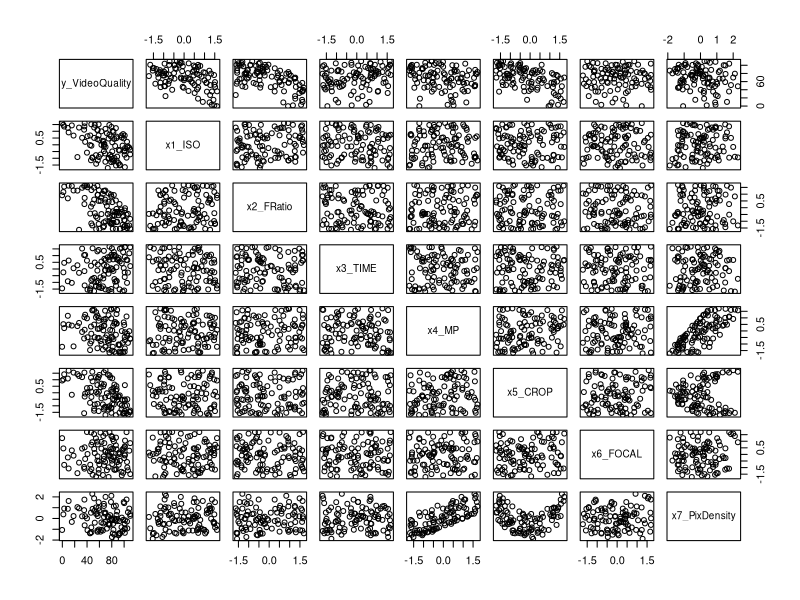
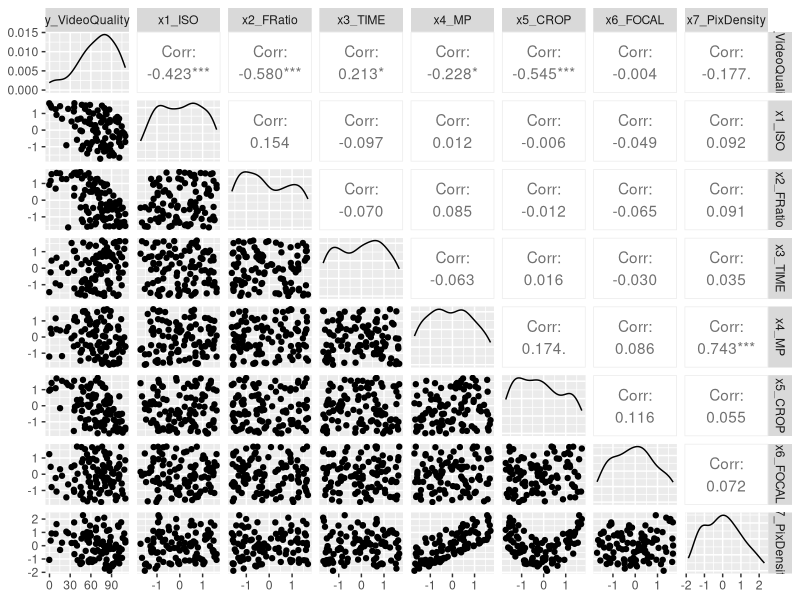
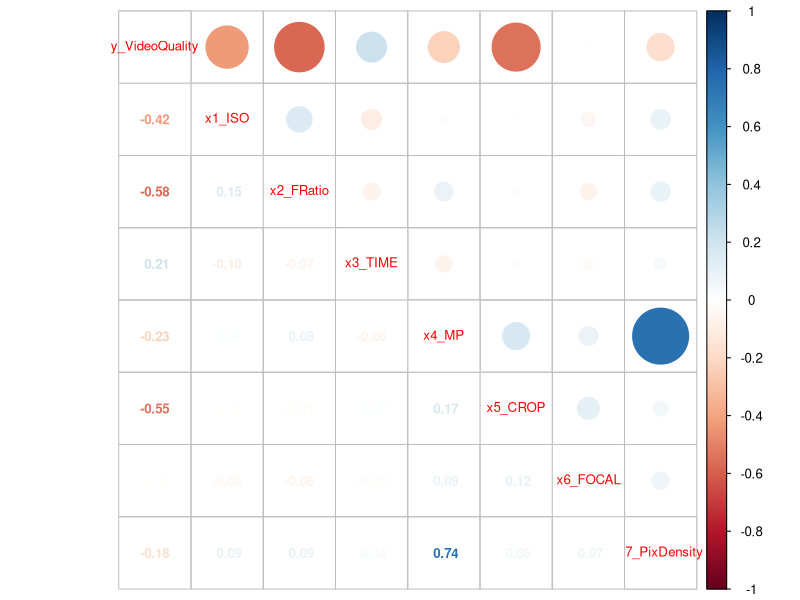
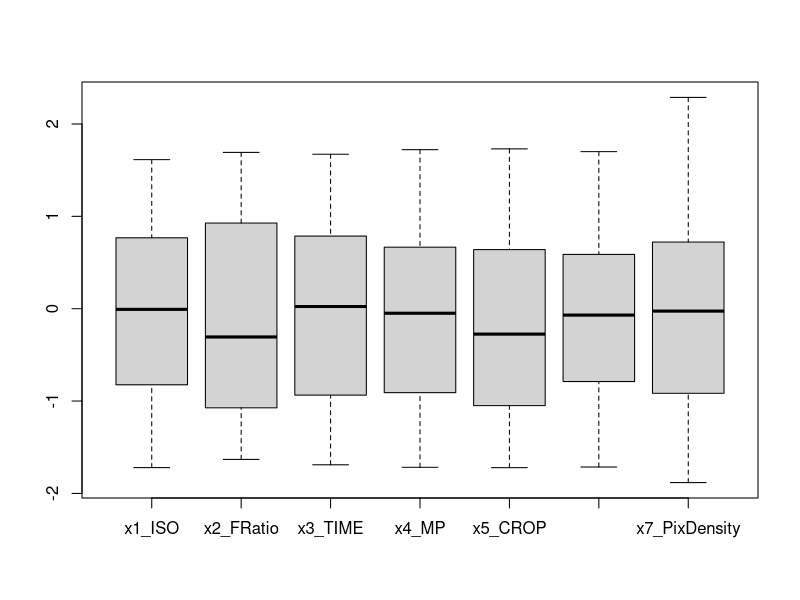
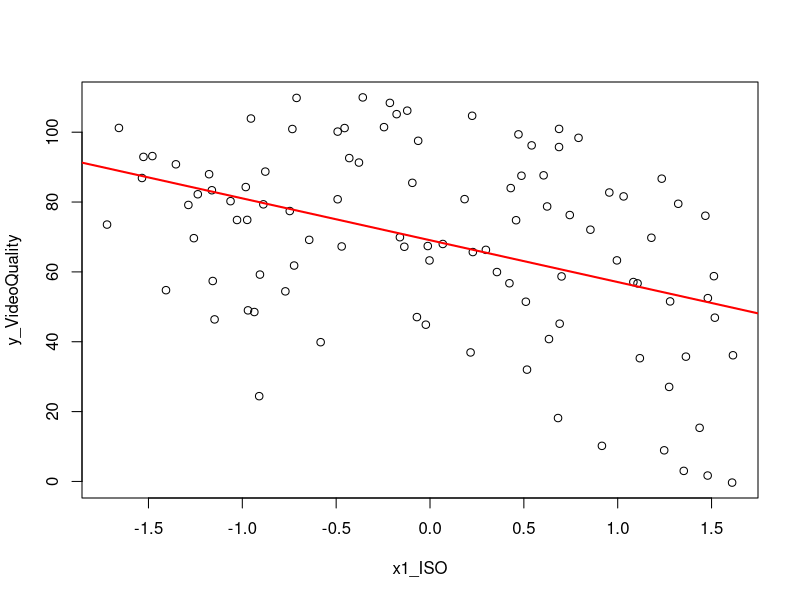
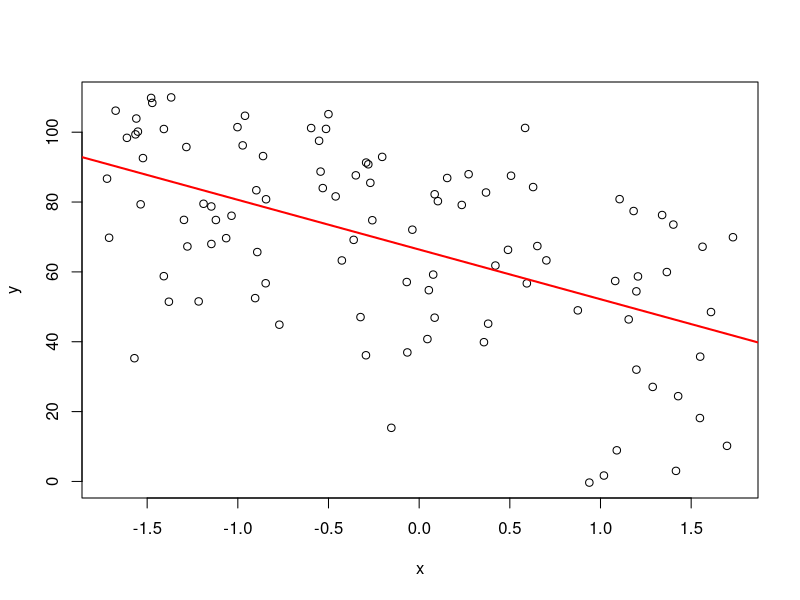

Source code (R) for these figures, in order:
# ------------------------------------------------------------------------------
# Progetto finale del corso di Statistica Applicata - A.A. 2024/25
# Gruppo #5 - Corrado Giachetta, Francesco Peluso, Gerardo Selce, Anuar Zouhri
#
# Università degli Studi di Salerno - DIEM
# Dipartimento di Ingegneria dell'Informazione, Elettrica e Matematica Applicata
# ------------------------------------------------------------------------------

# Impostazione path cartella progetto (N.B. cambia a seconda di chi usa il file)
#setwd('~/GitHub Repos/AppliedStatistics-Project')     # path Francesco
#setwd('C:/Users/anuar/AppliedStatistics-Project')     # path Anuar
setwd('/Users/corry/AppliedStatistics-Project')     # path Corrado
#setwd('')     # path Gerardo

# ------------------------------------------------------------------------------
#package da scaricare 
install.packages("GGally")

# Lettura del dataset da file CSV
data = read.csv('./dataset.csv');

#------------------------------------------------
#STATISTICA DESCRITTIVA
#
# Scatterplot delle correlazioni tra le coppie di variabili
plot(data);

library(ggplot2)
library("GGally")

ggpairs(data)

library("corrplot")
corrplot.mixed(cor(data),number.cex=0.8,tl.cex=0.8)

lin_mod_all=lm(y_VideoQuality ~ ., data=data)
summary(lin_mod_all)

step_lin=step(lin_mod_all, trace = 1, data=data)
summary(step_lin)

median(data$y_VideoQuality) #analisi mediana
mean(data$y_VideoQuality) #analisi media
quantile(data$y_VideoQuality,probs=c(0.25,0.50,0.75)) #analisi quantili
boxplot(data[, !(names(data) %in% "y_VideoQuality")])
#-------------------------------------------------------------

#Valutazione della relazione tra y_VideoQuality e le varibili xi

dev.new()
plot(data$x1_ISO,data$y_VideoQuality,xlab="x1_ISO",ylab = 'y_VideoQuality')
fit1 = lm(data$y_VideoQuality~data$x1_ISO,data=data)
abline(fit1, col="red",lw=2)
summary(fit1)

dev.new()
plot(data$x5_CROP, data$y_VideoQuality,xlab="x",ylab="y");
fit5= lm(data$y_VideoQuality~data$x5_CROP, data=data)
abline(fit5, col="red", lw=2)
summary(fit5) #summary(fit1)$r.squared
